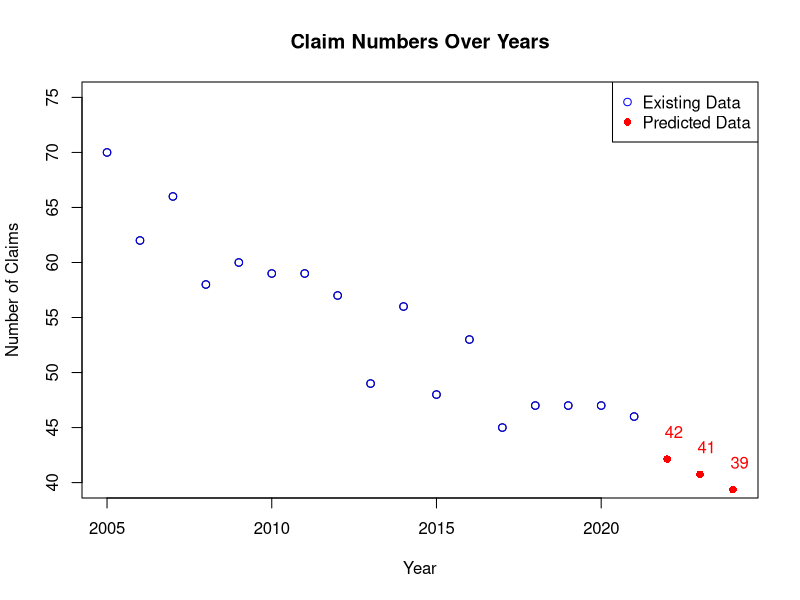
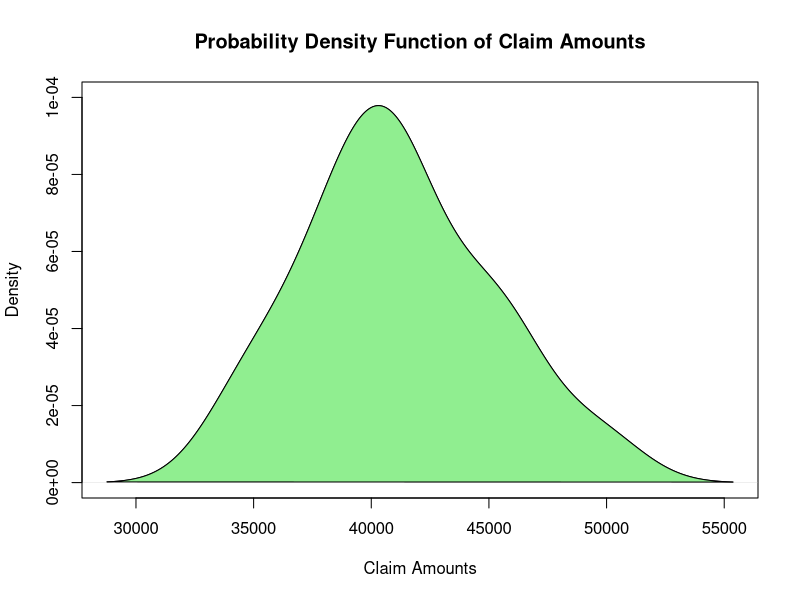
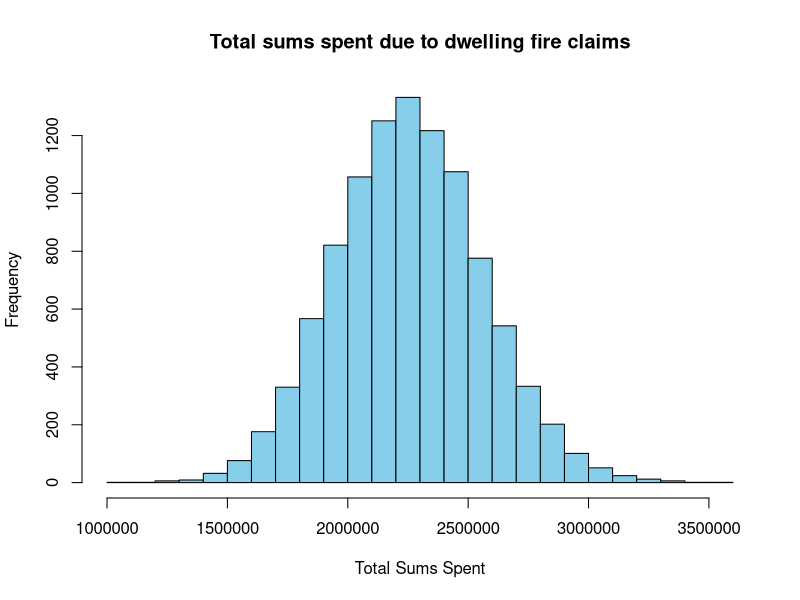
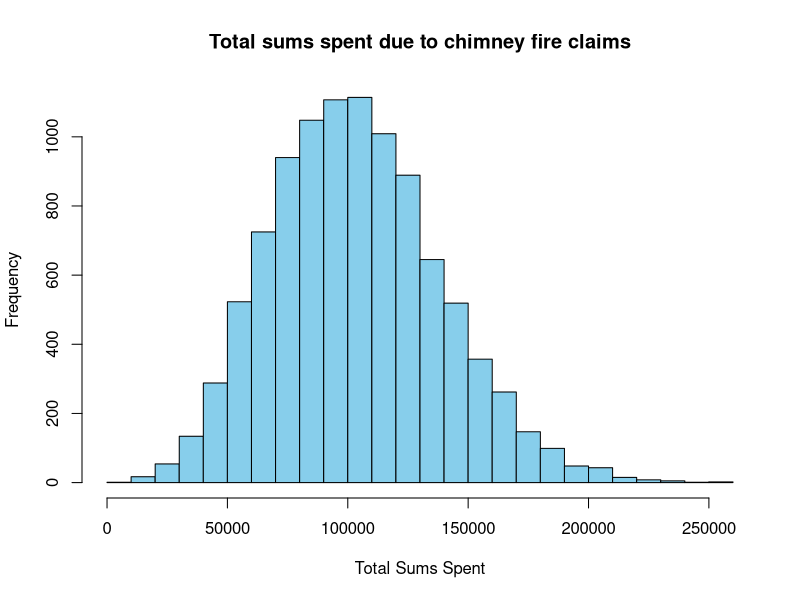

The R script that drew these images, in order:
## ---- chunk 1
knitr::opts_chunk$set(echo = TRUE)
## ---- chunk 2

# Historical data
years <- c(2005, 2006, 2007, 2008, 2009, 2010, 2011, 2012, 2013, 2014, 2015, 2016, 
           2017, 2018, 2019, 2020, 2021)
claims <- c(70, 62, 66, 58, 60, 59, 59, 57, 49, 56, 48, 53, 45, 47, 47, 47, 46)

# Perform linear regression
model <- lm(claims ~ years)

# Predict future claim numbers for specified years 
future_years <- c(2022, 2023, 2024)
predicted_claims <- predict(model, data.frame(years = future_years))

# Create a plot
plot(years, claims, xlim = c(2005, 2024), ylim = c(min(claims) - 5, max(claims) + 5),
     xlab = "Year", ylab = "Number of Claims", main = "Claim Numbers Over Years")

# existing data points
points(years, claims, col = "blue")

# predicted points
points(future_years, predicted_claims, col = "red", pch = 16) 

# Display predicted numbers as text on the graph (rounded to 0 decimal places)
text(future_years + 0.2, predicted_claims + 1, labels = format(round(predicted_claims), 
                                                    nsmall = 0), pos = 3, col = "red")

# Add legend
legend("topright", legend = c("Existing Data", "Predicted Data"),
       col = c("blue", "red"), pch = c(1, 16))  

## ---- chunk 3
# Claim size data
claim_amounts <- c(38620, 40767, 45258, 43618, 35214, 49657, 41098, 37740, 34485, 37459, 
                   39650, 41778, 46341, 39539, 41858, 40466,45346)

# Plotting the density function
plot_title <- "Probability Density Function of Claim Amounts"
density_plot <- density(claim_amounts)
plot(density_plot, main = plot_title, xlab = "Claim Amounts", ylab = "Density",
     ylim = c(0, 0.00010))

# Coloring the plot area under the density curve
polygon(density_plot$x, density_plot$y, col = "light green")

## ---- chunk 4
mean(claim_amounts)
## ---- chunk 5
median(claim_amounts)
## ---- chunk 6
set.seed(123) # For reproducibility of results

# Function to simulate N (number of claims) based on Poisson distribution

simulate_N <- function(num_simulations) {
  lambda <- 55  # Adjust lambda parameter for Poisson distribution
  return(rpois(num_simulations, lambda))
}

# Function to simulate Xi (size of claims) based on lognormal distribution
simulate_Xi <- function(num_simulations) {
  mu <- 10.62  # Adjust mu parameter for lognormal distribution
  sigma <- 0.09  # Adjust sigma parameter for lognormal distribution
  return(rlnorm(num_simulations, meanlog = mu, sdlog = sigma))
}

# Function to estimate the total sum spent (S) using Monte Carlo simulation
simulate_total_sum <- function(num_simulations_N, num_simulations_Xi) {
  # Simulate N (number of claims)
  num_claims <- simulate_N(num_simulations_N)
  
  # Simulate Xi (size of claims)
  claim_sizes <- simulate_Xi(num_simulations_Xi)
  
  # Calculate the total sum spent (S) for each simulation
  total_sum_spent <- sapply(1:length(num_claims), function(i) sum(simulate_Xi(num_claims[i])))
  return(total_sum_spent)
}

# Perform simulations
num_simulations_N <- 10000  # Number of simulations for number of claims
num_simulations_Xi <- 10000  # Number of simulations for size of claims

# Perform the Monte Carlo simulation
Total_sum_dwelling_fires <- simulate_total_sum(num_simulations_N, num_simulations_Xi)

# Create a histogram to visualize the distribution of total sums spent
hist(Total_sum_dwelling_fires, breaks = 20, col = "skyblue", 
     main = "Total sums spent due to dwelling fire claims", xlab = "Total Sums Spent")
## ---- chunk 7
mean(Total_sum_dwelling_fires)
## ---- chunk 8
median(Total_sum_dwelling_fires)
## ---- chunk 9
var(Total_sum_dwelling_fires)
## ---- chunk 10
sd(Total_sum_dwelling_fires)
## ---- chunk 11
# Calculate the 95th percentile
percentile_95 = quantile(Total_sum_dwelling_fires, probs = 0.95, na.rm = TRUE)

print(percentile_95)
## ---- chunk 12
set.seed(4321) # For reproducibility of results

# Function to simulate N (number of claims) based on Negative-binomial distribution

simulate_N <- function(num_simulations) {
  size <- 121/3   # Adjust size parameter for Negative-binomial distribution
  prob <- 11/14    # Adjust probability parameter for Negative-binomial distribution
  return(rnbinom(num_simulations, size = size, prob = prob))
}

# Function to simulate Xi (size of claims) based on lognormal distribution
simulate_Xi <- function(num_simulations) {
  mu <- 9.14  # Adjust mu parameter for lognormal distribution
  sigma <- 0.15  # Adjust sigma parameter for lognormal distribution
  return(rlnorm(num_simulations, meanlog = mu, sdlog = sigma))
}

# Function to estimate the total sum spent (S) using Monte Carlo simulation
simulate_total_sum <- function(num_simulations_N, num_simulations_Xi) {
  # Simulate N (number of claims)
  num_claims <- simulate_N(num_simulations_N)
  
  # Simulate Xi (size of claims)
  claim_sizes <- simulate_Xi(num_simulations_Xi)
  
  # Calculate the total sum spent (S) for each simulation
  total_sum_spent <- sapply(1:length(num_claims), function(i) sum(simulate_Xi(num_claims[i])))
  return(total_sum_spent)
}

# Perform simulations
num_simulations_N <- 10000  # Number of simulations for number of claims
num_simulations_Xi <- 10000  # Number of simulations for size of claims

# Perform the Monte Carlo simulation
Total_sum_chimney_fires <- simulate_total_sum(num_simulations_N, num_simulations_Xi)

# Create a histogram to visualize the distribution of total sums spent
hist(Total_sum_chimney_fires, breaks = 20, col = "skyblue", 
     main = "Total sums spent due to chimney fire claims", xlab = "Total Sums Spent")
## ---- chunk 13
mean(Total_sum_chimney_fires)
## ---- chunk 14
median(Total_sum_chimney_fires)
## ---- chunk 15
var(Total_sum_chimney_fires)
## ---- chunk 16
sd(Total_sum_chimney_fires)
## ---- chunk 17
# Calculate the 95th percentile
percentile_95 = quantile(Total_sum_chimney_fires, probs = 0.95, na.rm = TRUE)

print(percentile_95)
